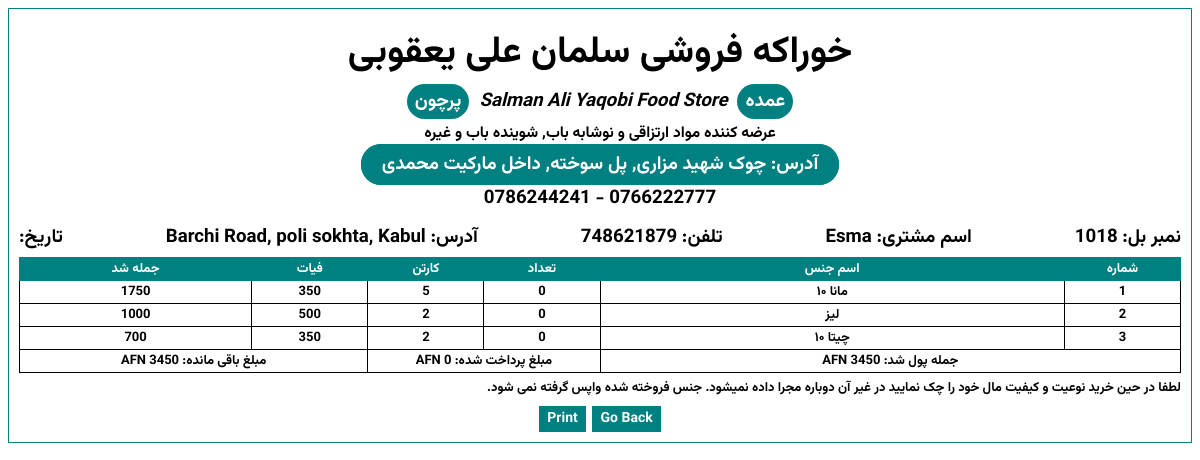
Page /sale/invoice/print/1018 on the earlier database version.
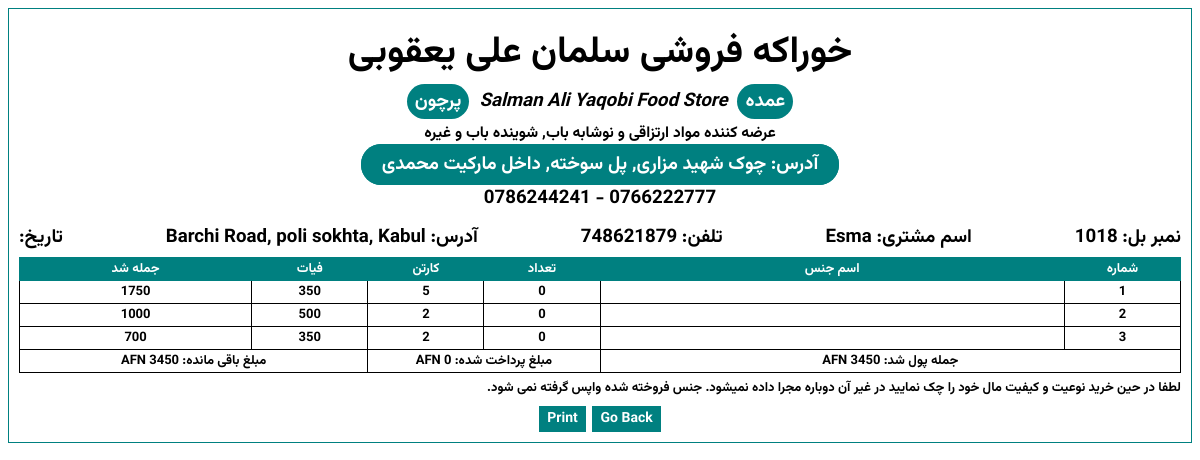
Same page on the later database version.
### store/models.py (models this page shows, shortened)
class SalesDetails(models.Model):
    user = models.ForeignKey(User, related_name='user',null=True, blank=True, on_delete=models.SET_NULL)
    bill_number = models.CharField(max_length=100, unique=True, editable=False, default="")
    customer = models.ForeignKey(Customer, on_delete=models.CASCADE, related_name="customer")
    total_amount = models.CharField(max_length=200,null=True, blank=True)
    paid_amount = models.CharField(max_length=200,null=True, blank=True, default="0")
    unpaid_amount = models.CharField(max_length=200,null=True, blank=True, default="0")
    created_at = models.DateTimeField(auto_now_add=True)

class Customer(models.Model):
    name = models.CharField(max_length=200, null=True, blank=True, default="متفرقه")
    phone = models.IntegerField(null=True, blank=True, default=0000000)
    address = models.CharField(max_length=200, null=True, blank=True,default="------")

class SalesProducts(models.Model):
    sale_detail = models.ForeignKey(SalesDetails, related_name='sale_detail',on_delete=models.CASCADE)
    product = models.ForeignKey(Products, related_name='produts', null=True,blank=True, on_delete=models.SET_NULL)
    item_price = models.CharField(max_length=200, null=True, blank=True)
    package_price = models.CharField(max_length=200, null=True, blank=True)
    item_qty = models.CharField(max_length=200, null=True, blank=True)
    package_qty = models.CharField(max_length=200, null=True, blank=True)
    total_price = models.CharField(max_length=200, null=True, blank=True)

class Products(models.Model):
    NUMBER_CHOICES = [(i, str(i)) for i in range(1, 201)]
    category = models.ForeignKey(Category, on_delete=models.CASCADE)
    code = models.IntegerField(null=True, default=0)
    name = models.CharField(max_length=100)
    unit = models.ForeignKey(BaseUnit, on_delete=models.CASCADE, null=True, blank=True)
    purchase_unit = models.ForeignKey(PurchaseUnit, on_delete=models.CASCADE, null=True, blank=True)
    package_contain = models.PositiveBigIntegerField(choices=NUMBER_CHOICES)
    package_purchase_price = models.DecimalField(max_digits=10, decimal_places=2, null=True)  # entered in USD or AFN
    package_sale_price = models.DecimalField(max_digits=10, decimal_places=2, null=True)  # entered in AFN (display)
    usd_package_sale_price = models.DecimalField(max_digits=10, decimal_places=2, null=True, blank=True)  # ← added
    num_of_packages = models.IntegerField(default=1)
    total_package_price = models.DecimalField(max_digits=10, decimal_places=2, null=True, default=0)
    item_sale_price = models.DecimalField(max_digits=10, decimal_places=2, null=True, default=0)  # in AFN
    num_items = models.IntegerField(default=0)
    stock = models.IntegerField()
    image = models.ImageField(default='default.png', upload_to='item_images')
    description = models.TextField(max_length=200, null=True, blank=True)
    created_at = models.DateTimeField(auto_now_add=True, null=True, blank=True)
    updated_at = models.DateTimeField(auto_now=True, null=True, blank=True)

### store/views.py (the view)
def print_invoice(request, sales_id):
    sales_details = get_object_or_404(SalesDetails, bill_number=sales_id)
    sales_product = SalesProducts.objects.filter(sale_detail=sales_details)
    calculate = sales_product.aggregate(
        total_amount=Sum('total_price')
    )
    context = {
        'sales_details':sales_details,
        'sales_products':sales_product,
        'calculate':calculate
    }
    return render(request, 'partials/_print_invoice.html', context)

### store/context_processors.py (called while the page is built)
def cart_context(request):
    try:
        cart = request.session.get('cart', {})
        print("Cart data:", cart)  # Log the cart data
        json.dumps(cart)  # Validate that cart is JSON serializable
        cart_length = len(cart) if cart else 0
        return {
            "cart_length": cart_length
        }
    except Exception as e:
        print("Context Processor Error:", e)
        return {
            "cart_length": 0  # Return a safe default if an error occurs
        }

### store/templatetags/jalali_tags.py (called while the page is built)
@register.filter
def jalali(datetime_obj):
    if not datetime_obj:
        return ""
    local_dt = localtime(datetime_obj)
    return jdatetime.datetime.fromgregorian(datetime=local_dt).strftime('%Y/%m/%d')

### store/templates/partials/_print_invoice.html (shortened to what this page needs)
{% load jalali_tags %}
{% load i18n %}
{% load static %}
<!DOCTYPE html>
<html lang="en">
<head>
</head>
<body>
    <div class="container">
        <div class="heading">
            <h1>خوراکه فروشی سلمان علی یعقوبی</h1>
            <h4><span class="badge">عمده</span><i>Salman Ali Yaqobi Food Store</i><span class="badge">پرچون</span></h4>
            <h5>عرضه کننده مواد ارتزاقی و نوشابه باب, شوینده باب و غیره</h5>
            <span class="address">آدرس: چوک شهید مزاری, پل سوخته, داخل مارکیت محمدی</span>
            <p>0766222777 - 0786244241</p>
        </div>
        <div class="flex-container">
            <p>نمبر بل: {{sales_details.bill_number}}</p>
            <p>اسم مشتری: {{sales_details.customer.name}}</p>
            <p>تلفن: {{sales_details.customer.phone}}</p>
            <p>آدرس: {{sales_details.customer.address}}</p>
            <p>تاریخ: {{sales_details.created_at|jalali}}</p>
        </div>
        <div>
            <table>
                <thead>
                    <th class="small-cell">شماره</th>
                    <th>اسم جنس</th>
                    <th>تعداد</th>
                    <th>کارتن</th>
                    <th>فیات</th>
                    <th>جمله شد</th>
                </thead>
                <tbody>
                    {% for data in sales_products %}
                    <tr>
                        <td class="small-cell">{{forloop.counter}}</td>
                        <td class="normal-cell">{{data.product.name}}</td>
                        <td class="small-cell">{{data.item_qty}}</td>
                        <td class="small-cell">{{data.package_qty}}</td>
                        <td class="small-cell">{{data.package_price}}</td>
                        <td class="medium-cell">{{data.total_price}}</td>
                    </tr>
                    {% endfor %}
                    <tr>
                        <td colspan="2">جمله پول شد: {{calculate.total_amount}} {% trans 'AFN' %}</td>
                        <td colspan="2">مبلغ پرداخت شده:  {{sales_details.paid_amount}} {% trans 'AFN' %}</td>
                        <td colspan="2">مبلغ باقی مانده:  {{sales_details.unpaid_amount}} {% trans 'AFN' %}</td>
                    </tr>
                </tbody>
            </table>
            <p class="footer-text">
                لطفا در حین خرید نوعیت و کیفیت مال خود را چک نمایید در غیر آن دوباره مجرا داده نمیشود. جنس فروخته شده واپس گرفته نمی شود.
            </p>
        </div>
        <div id="hidden-element">
            <a class="btn" href="#" onclick={window.print()}>{% trans 'Print' %}</a>
            <a class="btn" href="{% url 'home' %}">{% trans 'Go Back' %}</a>
        </div>
    </div>
</body>
</html>

Differences in the rows shown:
changed SalesProducts (number 1 of 3 on the later page): product.name "مانا ۱۰" → (not shown)
changed SalesProducts (number 2 of 3 on the later page): product.name "لیز" → (not shown)
changed SalesProducts (number 3 of 3 on the later page): product.name "چیتا ۱۰" → (not shown)
